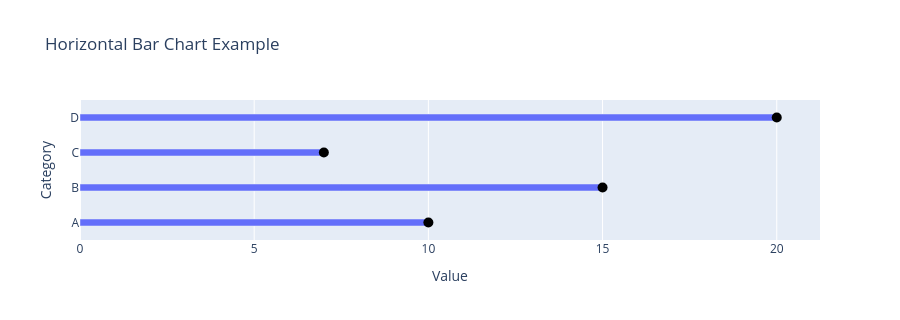

The notebook cell saved with this chart:
### Code cell
# Add open-circle markers at the bar tips
fig.add_trace(
    go.Scatter(
        x=data["Value"],
        y=data["Category"],
        mode="markers",
        marker=dict(
            symbol="circle",   # open circle; use 'circle' for filled
            size=10,
            # line=dict(width=2, color="black"),
            color="rgba(0,0,0,1)"  # transparent fill for safety
        ),
        showlegend=False,
        hoverinfo="skip"
    )
)

### Figure 1 — Plotly figure (JSON) as saved in the notebook; plotly's stock layout.template omitted (floating-point values rounded to 4 significant figures)
{"data": [{"hovertemplate": "Value=%{x}<br>Category=%{y}<extra></extra>", "legendgroup": "", "marker": {"color": "#636efa", "pattern": {"shape": ""}}, "name": "", "orientation": "h", "showlegend": false, "textposition": "auto", "type": "bar", "x": [10, 15, 7, 20], "xaxis": "x", "y": ["A", "B", "C", "D"], "yaxis": "y"}, {"hoverinfo": "skip", "marker": {"color": "rgba(0,0,0,1)", "size": 10, "symbol": "circle"}, "mode": "markers", "showlegend": false, "type": "scatter", "x": [10, 15, 7, 20], "y": ["A", "B", "C", "D"]}], "layout": {"bargap": 0.8, "barmode": "relative", "height": 320, "legend": {"tracegroupgap": 0}, "title": {"text": "Horizontal Bar Chart Example"}, "xaxis": {"anchor": "y", "domain": [0, 1], "title": {"text": "Value"}}, "yaxis": {"anchor": "x", "domain": [0, 1], "title": {"text": "Category"}}}}
